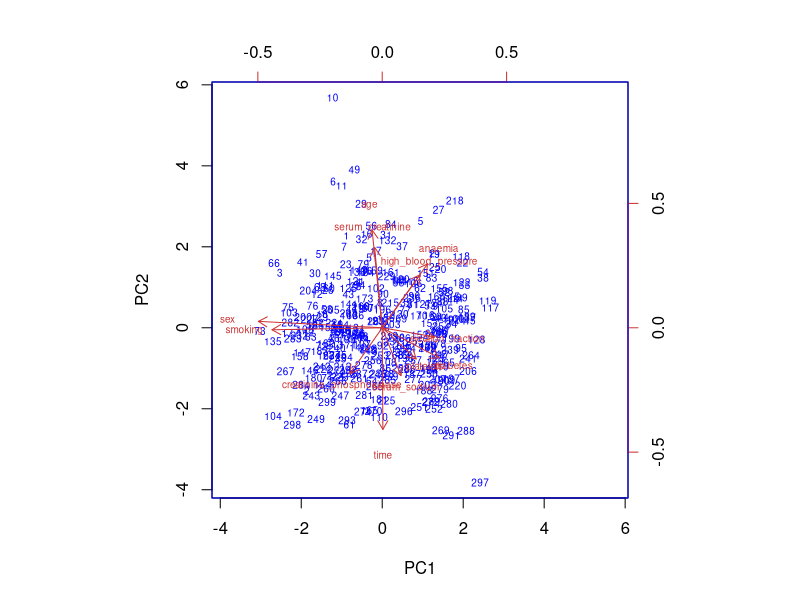
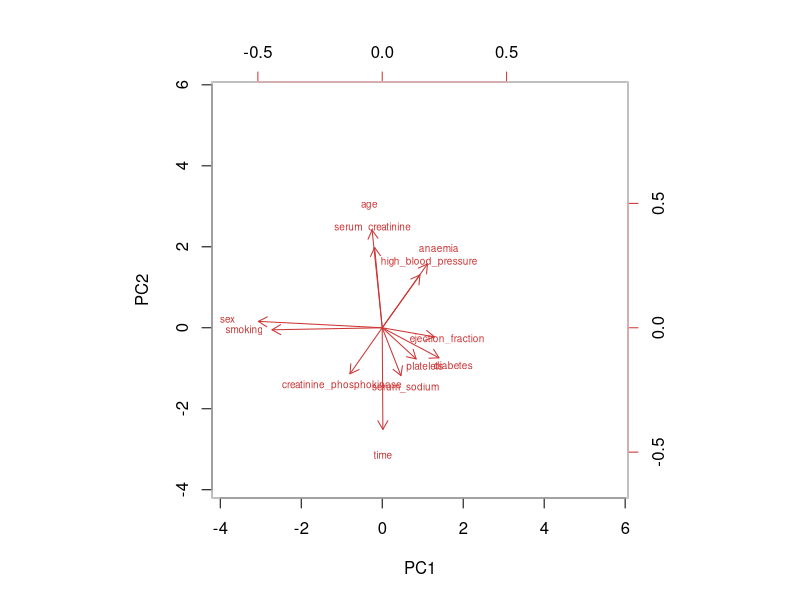
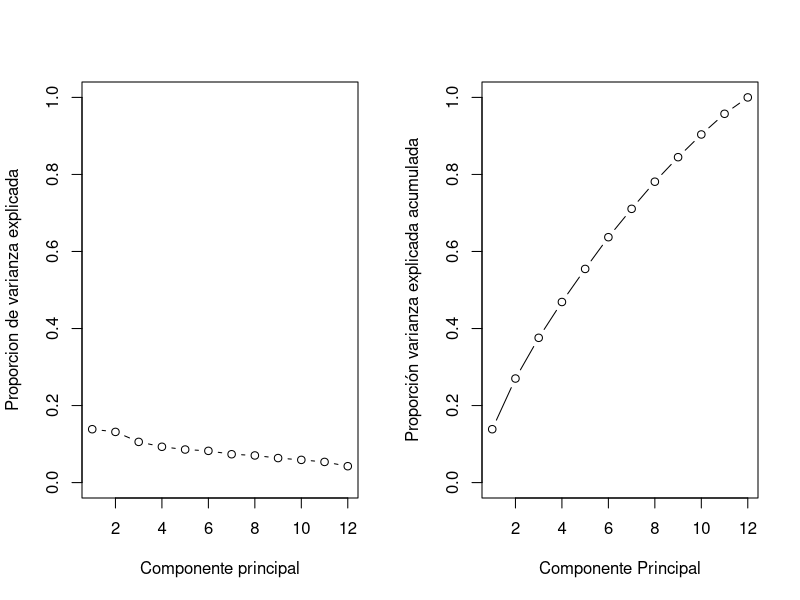

Here is the R script that generated these plots, in order:
## ---- chunk 1
hf <- read.csv('./data/heart_failure.csv')
## ---- chunk 2
dim(hf)
colnames(hf)
## ---- chunk 3
hf.data<- as.matrix(hf[1:12])

row.names(hf.data) <- c(1:299)

status <- hf$death
## ---- chunk 4
print("Media")
colMeans(hf.data)

print("Desciación típica")
apply(hf.data, 2, sd)


## ---- chunk 5
hf.pr <- prcomp(hf.data, scale=TRUE, center=TRUE)
summary(hf.pr)

## ---- chunk 6
biplot(x = hf.pr, scale = 0, cex = 0.6, col = c("blue", "brown3"))
biplot(x = hf.pr, scale = 0, cex = 0.6, col = c("white", "brown3"))
## ---- chunk 7

par(mfrow = c(1, 2))

var <-hf.pr$sdev^2

pve<-var/sum(var)

plot(pve, xlab = "Componente principal",
     ylab = "Proporcion de varianza explicada",
     ylim = c(0, 1), type = "b")

# Plot cumulative proportion of variance explained
plot(cumsum(pve), xlab = "Componente Principal",
     ylab = "Proporción varianza explicada acumulada",
     ylim = c(0, 1), type = "b")
